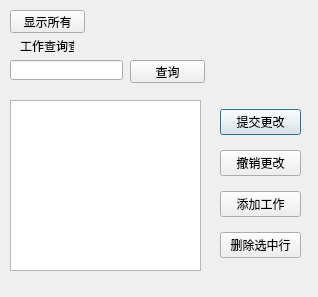
<?xml version="1.0" encoding="UTF-8"?>
<ui version="4.0">
 <class>Job_Manager</class>
 <widget class="QDialog" name="Job_Manager">
  <property name="geometry">
   <rect>
    <x>0</x>
    <y>0</y>
    <width>318</width>
    <height>297</height>
   </rect>
  </property>
  <property name="windowTitle">
   <string>工作岗位</string>
  </property>
  <widget class="QWidget" name="verticalLayoutWidget">
   <property name="geometry">
    <rect>
     <x>220</x>
     <y>100</y>
     <width>81</width>
     <height>171</height>
    </rect>
   </property>
   <layout class="QVBoxLayout" name="verticalLayout">
    <item>
     <widget class="QPushButton" name="submit">
      <property name="text">
       <string>提交更改</string>
      </property>
     </widget>
    </item>
    <item>
     <widget class="QPushButton" name="cancle">
      <property name="text">
       <string>撤销更改</string>
      </property>
     </widget>
    </item>
    <item>
     <widget class="QPushButton" name="add">
      <property name="text">
       <string>添加工作</string>
      </property>
     </widget>
    </item>
    <item>
     <widget class="QPushButton" name="del">
      <property name="text">
       <string>删除选中行</string>
      </property>
     </widget>
    </item>
   </layout>
  </widget>
  <widget class="QPushButton" name="all">
   <property name="geometry">
    <rect>
     <x>10</x>
     <y>10</y>
     <width>75</width>
     <height>23</height>
    </rect>
   </property>
   <property name="text">
    <string>显示所有</string>
   </property>
  </widget>
  <widget class="QLabel" name="label">
   <property name="geometry">
    <rect>
     <x>20</x>
     <y>40</y>
     <width>54</width>
     <height>12</height>
    </rect>
   </property>
   <property name="text">
    <string>工作查询查询</string>
   </property>
  </widget>
  <widget class="QLineEdit" name="input">
   <property name="geometry">
    <rect>
     <x>10</x>
     <y>60</y>
     <width>113</width>
     <height>20</height>
    </rect>
   </property>
  </widget>
  <widget class="QTableView" name="view_a">
   <property name="geometry">
    <rect>
     <x>10</x>
     <y>100</y>
     <width>191</width>
     <height>171</height>
    </rect>
   </property>
  </widget>
  <widget class="QPushButton" name="query">
   <property name="geometry">
    <rect>
     <x>130</x>
     <y>60</y>
     <width>75</width>
     <height>23</height>
    </rect>
   </property>
   <property name="text">
    <string>查询</string>
   </property>
  </widget>
 </widget>
 <resources/>
 <connections/>
</ui>
